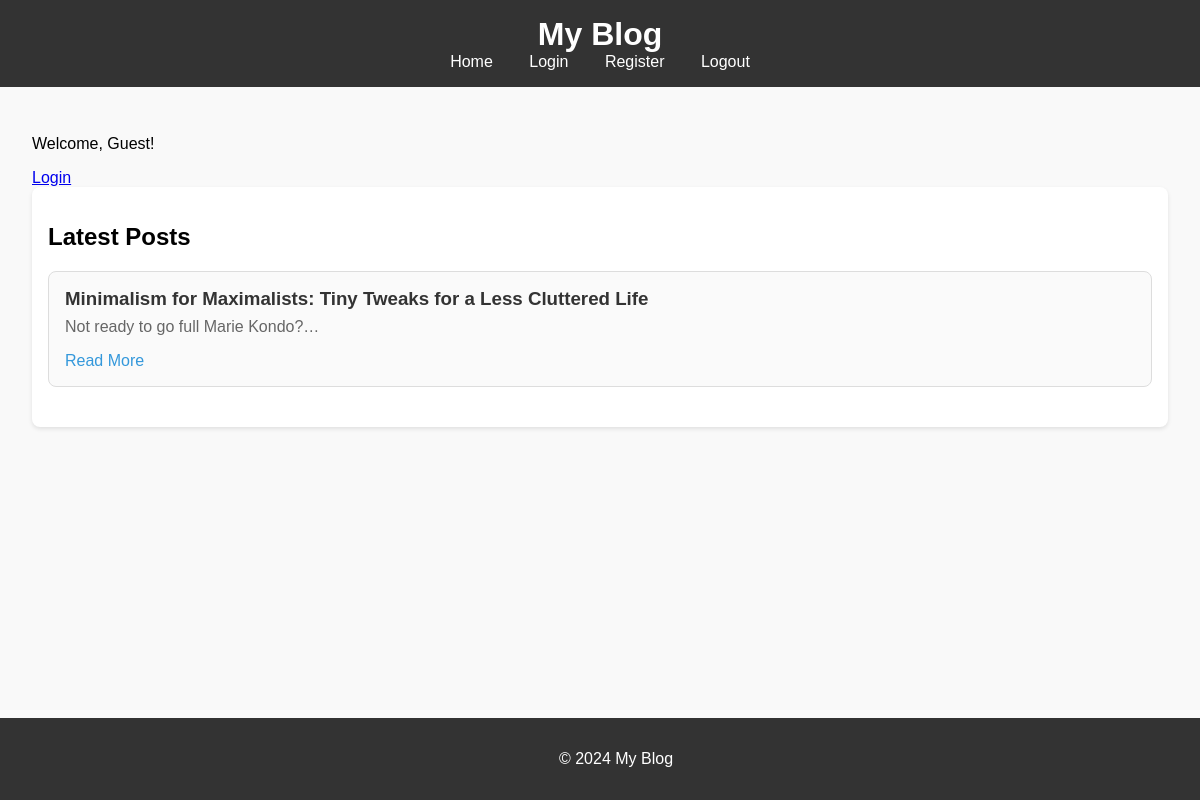
The page / on the database its author committed.
### blog/models.py (models this page shows, shortened)
class Post(models.Model):
    writer = models.ForeignKey(User, on_delete=models.CASCADE)
    title = models.CharField(max_length=255)
    description = models.TextField()
    created_at = models.DateTimeField(default=timezone.now)
    updated_at = models.DateTimeField(auto_now=True)
    def get_excerpt(self, num_words=7):
        return Truncator(strip_tags(self.description)).words(num_words)

### myproject/views.py (the view)
# urls.py: 2. Add a URL to urlpatterns:  path('', views.home, name='home')
def home(request):
    posts = Post.objects.all().order_by('-created_at')
    latest_post = posts.first() if posts else None
    return render(request, 'home.html', { 'latest_post': latest_post})

### Templates/home.html (shortened to what this page needs)
{% extends 'layout.html' %}
{% block content %}
    {% if user.is_authenticated %}
        <p>Welcome, {{ user.username }}!</p>
        <a href="{% url 'blog:user_posts' user.username %}"><p>Your Blogs</a>
        <a href="{% url 'users:logout' %}">Logout</a>
        <a href="{% url 'blog:create_post' %}"><button>Create</button></a>
    {% else %}
    <p>Welcome, Guest!</p>
        <a href="{% url 'users:login' %}">Login</a>
    {% endif %}
    <section id="blog-list">
        <h2>Latest Posts</h2>
        <div class="blog-post">
            <h3>{{latest_post.title}}</h3>
            <p>{{ latest_post.get_excerpt }}</p>
            <a href={% url 'blog:list'  %}>Read More</a>
        </div>
    </section>
{% endblock content %}

### static/css/styles.css (style rules this page uses)
body { font-family: Arial, sans-serif; margin: 0; padding: 0; background-color: #f9f9f9; }
#blog-list { background-color: #fff; padding: 1rem; border-radius: 8px; box-shadow: 0 2px 4px rgba(0, 0, 0, 0.1); }
.blog-post { margin-bottom: 1.5rem; padding: 1rem; border: 1px solid #ddd; border-radius: 8px; background-color: #fafafa; transition: background-color 0.3s; }
.blog-post h3 { margin: 0 0 0.5rem 0; color: #333; }
.blog-post p { margin: 0 0 1rem 0; color: #666; }
.blog-post a { color: #3498db; text-decoration: none; }

### rows shown on the page
Post: title "Minimalism for Maximalists: Tiny Tweaks for a Less Cluttered Life", get_excerpt "Not ready to go full Marie Kondo?…"
